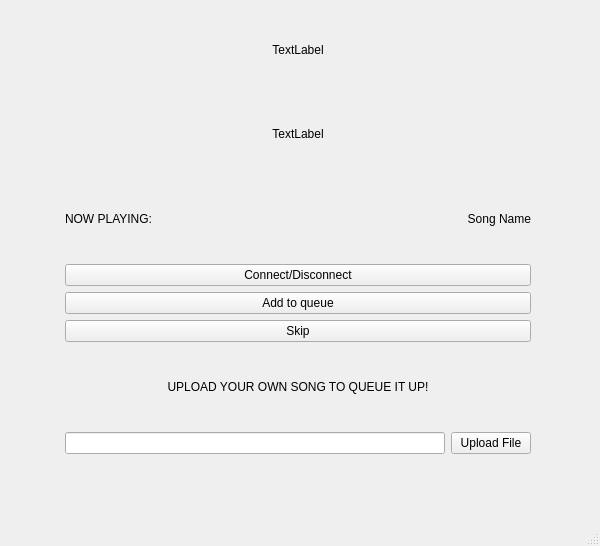
<?xml version="1.0" encoding="UTF-8"?>
<ui version="4.0">
 <class>MainWindow</class>
 <widget class="QMainWindow" name="MainWindow">
  <property name="geometry">
   <rect>
    <x>0</x>
    <y>0</y>
    <width>600</width>
    <height>546</height>
   </rect>
  </property>
  <property name="minimumSize">
   <size>
    <width>500</width>
    <height>546</height>
   </size>
  </property>
  <property name="maximumSize">
   <size>
    <width>600</width>
    <height>546</height>
   </size>
  </property>
  <property name="windowTitle">
   <string>MainWindow</string>
  </property>
  <widget class="QWidget" name="centralwidget">
   <property name="minimumSize">
    <size>
     <width>500</width>
     <height>500</height>
    </size>
   </property>
   <property name="maximumSize">
    <size>
     <width>600</width>
     <height>500</height>
    </size>
   </property>
   <widget class="QWidget" name="verticalLayoutWidget">
    <property name="geometry">
     <rect>
      <x>-10</x>
      <y>10</y>
      <width>616</width>
      <height>444</height>
     </rect>
    </property>
    <layout class="QVBoxLayout" name="verticalLayout">
     <property name="spacing">
      <number>6</number>
     </property>
     <property name="leftMargin">
      <number>75</number>
     </property>
     <property name="rightMargin">
      <number>75</number>
     </property>
     <item>
      <layout class="QHBoxLayout" name="horizontalLayout_3">
       <property name="topMargin">
        <number>10</number>
       </property>
       <property name="bottomMargin">
        <number>10</number>
       </property>
       <item>
        <widget class="QLabel" name="label_4">
         <property name="text">
          <string>TextLabel</string>
         </property>
         <property name="alignment">
          <set>Qt::AlignCenter</set>
         </property>
        </widget>
       </item>
      </layout>
     </item>
     <item>
      <layout class="QHBoxLayout" name="horizontalLayout_4">
       <property name="leftMargin">
        <number>50</number>
       </property>
       <property name="topMargin">
        <number>0</number>
       </property>
       <property name="rightMargin">
        <number>50</number>
       </property>
       <property name="bottomMargin">
        <number>0</number>
       </property>
       <item>
        <widget class="QLabel" name="logo_label">
         <property name="text">
          <string>TextLabel</string>
         </property>
         <property name="alignment">
          <set>Qt::AlignCenter</set>
         </property>
        </widget>
       </item>
      </layout>
     </item>
     <item>
      <layout class="QHBoxLayout" name="horizontalLayout_2">
       <item>
        <widget class="QLabel" name="label_2">
         <property name="text">
          <string>NOW PLAYING:</string>
         </property>
        </widget>
       </item>
       <item>
        <widget class="QLabel" name="label_3">
         <property name="text">
          <string>Song Name</string>
         </property>
         <property name="alignment">
          <set>Qt::AlignRight|Qt::AlignTrailing|Qt::AlignVCenter</set>
         </property>
        </widget>
       </item>
      </layout>
     </item>
     <item>
      <widget class="QPushButton" name="btn_connect">
       <property name="text">
        <string>Connect/Disconnect</string>
       </property>
       <property name="default">
        <bool>false</bool>
       </property>
      </widget>
     </item>
     <item>
      <widget class="QPushButton" name="btn_add_queue">
       <property name="text">
        <string>Add to queue</string>
       </property>
      </widget>
     </item>
     <item>
      <widget class="QPushButton" name="btn_skip">
       <property name="text">
        <string>Skip</string>
       </property>
      </widget>
     </item>
     <item>
      <widget class="QLabel" name="label">
       <property name="layoutDirection">
        <enum>Qt::LeftToRight</enum>
       </property>
       <property name="text">
        <string>UPLOAD YOUR OWN SONG TO QUEUE IT UP!</string>
       </property>
       <property name="alignment">
        <set>Qt::AlignCenter</set>
       </property>
      </widget>
     </item>
     <item>
      <layout class="QHBoxLayout" name="horizontalLayout">
       <item>
        <widget class="QLineEdit" name="fieldFileLocation"/>
       </item>
       <item>
        <widget class="QPushButton" name="btn_add_file">
         <property name="text">
          <string>Upload File</string>
         </property>
        </widget>
       </item>
      </layout>
     </item>
    </layout>
   </widget>
  </widget>
  <widget class="QMenuBar" name="menubar">
   <property name="geometry">
    <rect>
     <x>0</x>
     <y>0</y>
     <width>600</width>
     <height>23</height>
    </rect>
   </property>
  </widget>
  <widget class="QStatusBar" name="statusbar"/>
 </widget>
 <resources/>
 <connections/>
</ui>
